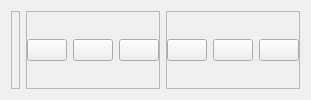
        <widget class="QWidget" name="headerContainer" native="true">
         <layout class="QHBoxLayout" name="horizontalLayout_5">
          <item alignment="Qt::AlignLeft">
           <widget class="QFrame" name="frame_5">
            <property name="frameShape">
             <enum>QFrame::StyledPanel</enum>
            </property>
            <property name="frameShadow">
             <enum>QFrame::Raised</enum>
            </property>
            <layout class="QHBoxLayout" name="horizontalLayout_6">
             <property name="leftMargin">
              <number>0</number>
             </property>
             <property name="topMargin">
              <number>0</number>
             </property>
             <property name="rightMargin">
              <number>0</number>
             </property>
             <property name="bottomMargin">
              <number>0</number>
             </property>
             <item>
              <widget class="QLabel" name="label_5">
               <property name="minimumSize">
                <size>
                 <width>0</width>
                 <height>0</height>
                </size>
               </property>
               <property name="maximumSize">
                <size>
                 <width>170</width>
                 <height>40</height>
                </size>
               </property>
               <property name="text">
                <string/>
               </property>
               <property name="pixmap">
                <pixmap resource="resources.qrc">:/Images/Images/title.png</pixmap>
               </property>
               <property name="scaledContents">
                <bool>true</bool>
               </property>
               <property name="alignment">
                <set>Qt::AlignCenter</set>
               </property>
              </widget>
             </item>
            </layout>
           </widget>
          </item>
          <item alignment="Qt::AlignHCenter">
           <widget class="QFrame" name="frame_6">
            <property name="frameShape">
             <enum>QFrame::StyledPanel</enum>
            </property>
            <property name="frameShadow">
             <enum>QFrame::Raised</enum>
            </property>
            <layout class="QHBoxLayout" name="horizontalLayout_7">
             <property name="leftMargin">
              <number>0</number>
             </property>
             <property name="topMargin">
              <number>0</number>
             </property>
             <property name="rightMargin">
              <number>0</number>
             </property>
             <property name="bottomMargin">
              <number>0</number>
             </property>
             <item>
              <widget class="QPushButton" name="notificationBtn">
               <property name="cursor">
                <cursorShape>PointingHandCursor</cursorShape>
               </property>
               <property name="toolTip">
                <string>Notifications</string>
               </property>
               <property name="text">
                <string/>
               </property>
               <property name="icon">
                <iconset resource="resources.qrc">
                 <normaloff>:/Icons/Icons/bell.svg</normaloff>:/Icons/Icons/bell.svg</iconset>
               </property>
               <property name="iconSize">
                <size>
                 <width>24</width>
                 <height>34</height>
                </size>
               </property>
              </widget>
             </item>
             <item>
              <widget class="QPushButton" name="moreMenuBtn">
               <property name="cursor">
                <cursorShape>PointingHandCursor</cursorShape>
               </property>
               <property name="toolTip">
                <string>More</string>
               </property>
               <property name="text">
                <string/>
               </property>
               <property name="icon">
                <iconset resource="resources.qrc">
                 <normaloff>:/Icons/Icons/more-horizontal.svg</normaloff>:/Icons/Icons/more-horizontal.svg</iconset>
               </property>
               <property name="iconSize">
                <size>
                 <width>24</width>
                 <height>24</height>
                </size>
               </property>
              </widget>
             </item>
             <item>
              <widget class="QPushButton" name="profileMenuBtn">
               <property name="cursor">
                <cursorShape>PointingHandCursor</cursorShape>
               </property>
               <property name="toolTip">
                <string>Profile</string>
               </property>
               <property name="text">
                <string/>
               </property>
               <property name="icon">
                <iconset resource="resources.qrc">
                 <normaloff>:/Icons/Icons/user.svg</normaloff>
                 <normalon>:/Icons/Icons/user.svg</normalon>
                 <activeoff>:/Icons/Icons/user.svg</activeoff>
                 <activeon>:/Icons/Icons/user-red.svg</activeon>
                 <selectedoff>:/Icons/Icons/user.svg</selectedoff>
                 <selectedon>:/Icons/Icons/user-red.svg</selectedon>:/Icons/Icons/user.svg</iconset>
               </property>
               <property name="iconSize">
                <size>
                 <width>24</width>
                 <height>24</height>
                </size>
               </property>
              </widget>
             </item>
            </layout>
           </widget>
          </item>
          <item alignment="Qt::AlignRight">
           <widget class="QFrame" name="frame_7">
            <property name="frameShape">
             <enum>QFrame::StyledPanel</enum>
            </property>
            <property name="frameShadow">
             <enum>QFrame::Raised</enum>
            </property>
            <layout class="QHBoxLayout" name="horizontalLayout_4">
             <property name="leftMargin">
              <number>0</number>
             </property>
             <property name="topMargin">
              <number>0</number>
             </property>
             <property name="rightMargin">
              <number>0</number>
             </property>
             <property name="bottomMargin">
              <number>0</number>
             </property>
             <item>
              <widget class="QPushButton" name="minimizeWindowsBtn">
               <property name="toolTip">
                <string>Minimize Window</string>
               </property>
               <property name="text">
                <string/>
               </property>
               <property name="icon">
                <iconset resource="resources.qrc">
                 <normaloff>:/Icons/Icons/minus.svg</normaloff>:/Icons/Icons/minus.svg</iconset>
               </property>
              </widget>
             </item>
             <item>
              <widget class="QPushButton" name="restoreWindowsBtn">
               <property name="toolTip">
                <string>Restore Window</string>
               </property>
               <property name="icon">
                <iconset resource="resources.qrc">
                 <normaloff>:/Icons/Icons/square.svg</normaloff>:/Icons/Icons/square.svg</iconset>
               </property>
              </widget>
             </item>
             <item>
              <widget class="QPushButton" name="closeWindowsBtn">
               <property name="toolTip">
                <string>Close Window</string>
               </property>
               <property name="text">
                <string/>
               </property>
               <property name="icon">
                <iconset resource="resources.qrc">
                 <normaloff>:/Icons/Icons/x.svg</normaloff>:/Icons/Icons/x.svg</iconset>
               </property>
              </widget>
             </item>
            </layout>
           </widget>
          </item>
         </layout>
        </widget>
